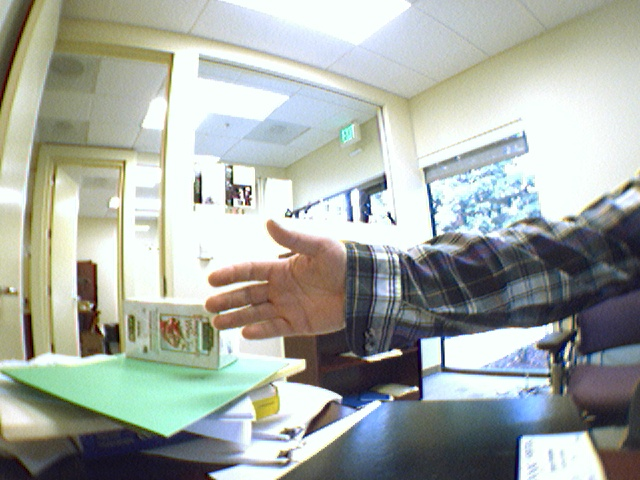
#> input picture imgs/OpticalFlow0.jpg, 640 x 480 px, found by its file name
$ python testHistAvg.py
#> lines starting #> are read from the running program, lines starting #| are printed output that depends on the picture
# coding: utf-8
'''
Created on 2014��9��28��

@author: xhj
'''
import cv2


if __name__ == '__main__':
    img = cv2.imread(r'E:\pyopencv\imgs\OpticalFlow0.jpg',0)
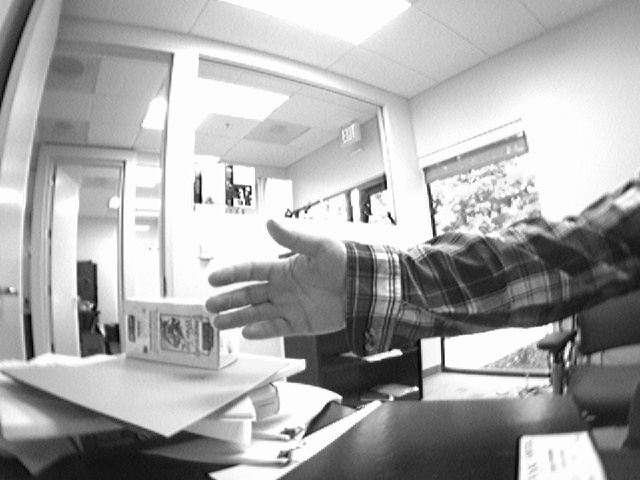
#> img: shape (480, 640); min 0, max 255, mean 168.8

    equalimg = cv2.equalizeHist(img)
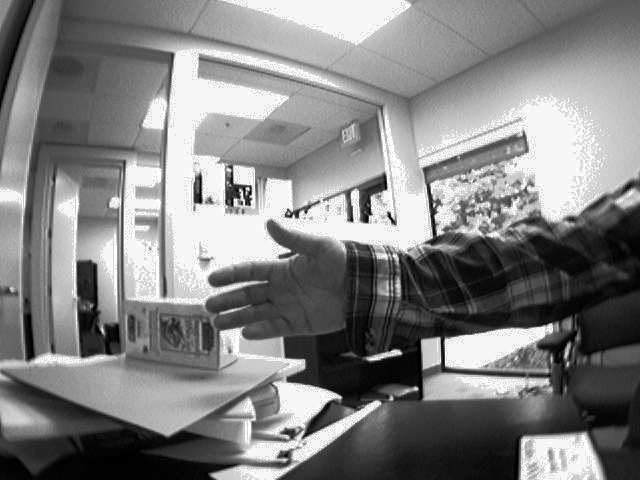
#> equalimg: shape (480, 640); min 0, max 255, mean 129.6
    cv2.imshow('img',img)
    cv2.imshow('equal',equalimg)
    cv2.waitKey(0)
    cv2.destroyAllWindows()

$ run again, with imgs/OpticalFlow1.jpg copied over imgs/OpticalFlow0.jpg
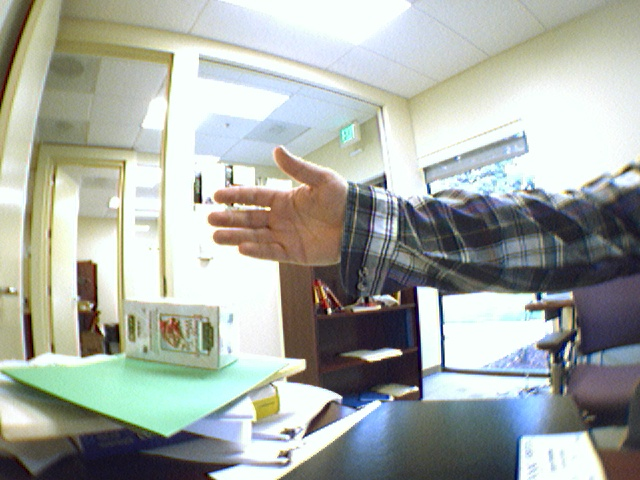
#> input picture imgs/OpticalFlow1.jpg, 640 x 480 px, found by its file name
#> `img = cv2.imread(r'E:\pyopencv\imgs\OpticalFlow0.jpg',0)`:
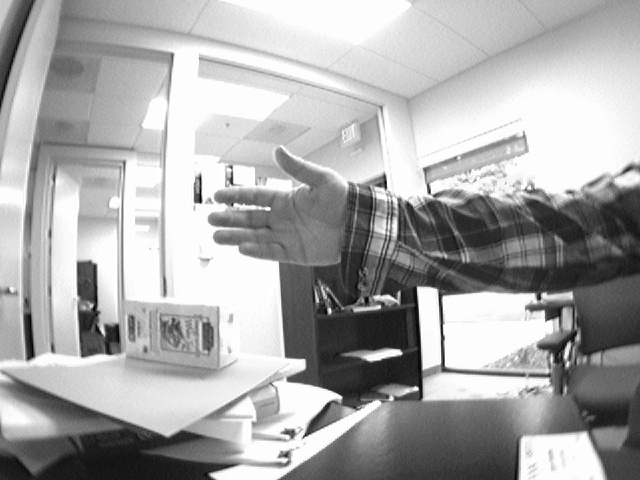
#> img: shape (480, 640); min 0, max 255, mean 169.3
#> `equalimg = cv2.equalizeHist(img)`:
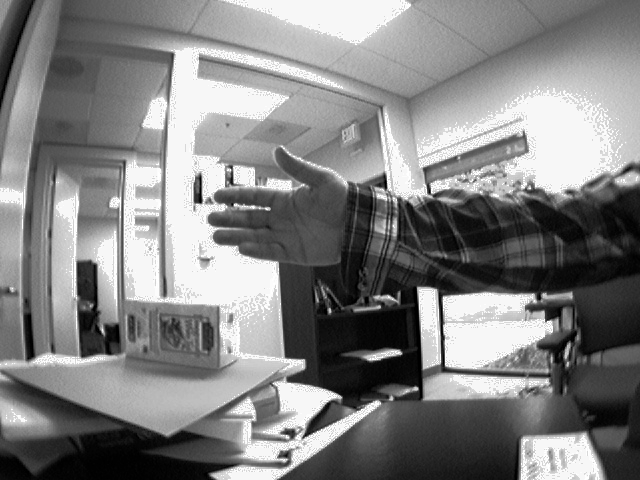
#> equalimg: shape (480, 640); min 0, max 255, mean 129.9

$ run again, with imgs/BlueCup.jpg copied over imgs/OpticalFlow0.jpg
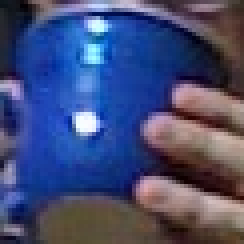
#> input picture imgs/BlueCup.jpg, 61 x 61 px, found by its file name (shown 4 times larger)
#> `img = cv2.imread(r'E:\pyopencv\imgs\OpticalFlow0.jpg',0)`:
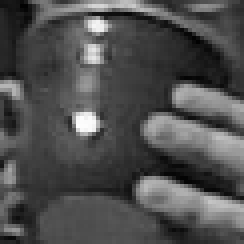
#> img: shape (61, 61) (shown 4 times larger); min 2, max 253, mean 78.6
#> `equalimg = cv2.equalizeHist(img)`:
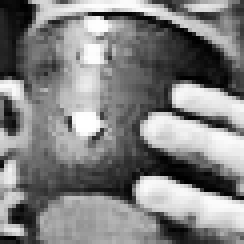
#> equalimg: shape (61, 61) (shown 4 times larger); min 0, max 255, mean 128.5
